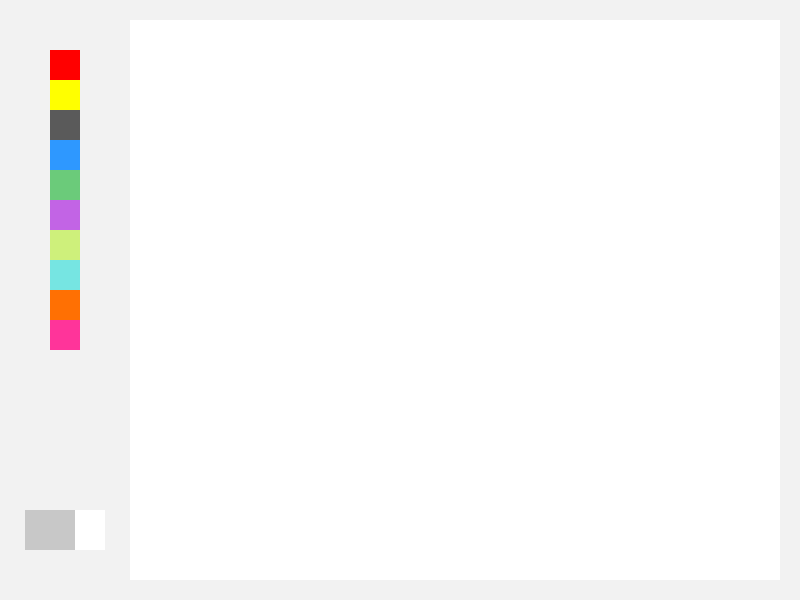
Frame 1 (no input)
Frame 60 (the mouse pressed at the canvas centre just before this capture): identical to frame 1, image omitted
Frame 120 (the mouse held since frame 60 and released just before this capture): identical to frame 1, image omitted

The Processing sketch that drew this single still picture (run headless with seeded random() and noise(); from frame 60 on, the mouse is pressed at the canvas centre):

// Processing sketch: processing_162601
// ── processing_162601.pde


int xPos = 50; 


int yPos = 50; 


int s = 30; 


  


  


void setup() { 


  noStroke(); 


  size(800, 600); 


  background(242,242,242); 


  fill(255); 


  rect(130, 20, 650, 560); 


  


  fill(255, 0, 0); 


  rect(xPos, yPos, s, s); 


  


  fill(255, 255, 0); 


  rect(xPos, yPos+s, s, s); 


  


  fill(90, 90, 90); 


  rect(xPos, yPos+2*s, s, s); 


  


  fill(46, 152, 255); 


  rect(xPos, yPos+3*s, s, s); 


  


  fill(107, 203, 122); 


  rect(xPos, yPos+4*s, s, s); 


  


  fill(194, 100, 229); 


  rect(xPos, yPos+5*s, s, s); 


  


  fill(206, 240, 123); 


  rect(xPos, yPos+6*s, s, s); 


  


  fill(118, 229, 226); 


  rect(xPos, yPos+7*s, s, s); 


    


    fill(255,112,3); 


  rect(xPos, yPos+8*s, s, s); 


    


      fill(255,52,154); 


  rect(xPos, yPos+9*s, s, s); 


    


  fill(200,200,200); 


  rect(25,510,50,40); 


  fill(255,255,255); 


  rect(75,510,30,40); 


} 


  


void draw() { 


  


  if (mousePressed) { 


    if (mouseX > 220 && mouseX < 780 && mouseY > 20 && mouseY < 580) { 


      line (pmouseX, pmouseY, mouseX, mouseY); 


    } 


    if (mouseX > xPos && mouseX < xPos+s && mouseY > yPos && mouseY < yPos+s) { 


      stroke(255, 0, 0); 


      strokeWeight(5); 


    } 


    if (mouseX > xPos && mouseX < xPos+s && mouseY > yPos+s && mouseY < yPos+s+s) { 


      stroke(255, 255, 0); 


      strokeWeight(5); 


    } 


    if (mouseX > xPos && mouseX < xPos+s && mouseY > yPos+s+s && mouseY < yPos+s+s+s) { 


      stroke(90, 90, 90); 


      strokeWeight(5); 


    } 


    if (mouseX > xPos && mouseX < xPos+s && mouseY > yPos+s+s+s && mouseY < yPos+s+s+s+s) { 


      stroke(46, 152, 255); 


      strokeWeight(5); 


    } 


    if (mouseX > xPos && mouseX < xPos+s && mouseY > yPos+4*s && mouseY < yPos+5*s) { 


      stroke(107, 203, 122); 


      strokeWeight(5); 


    } 


    if (mouseX > xPos && mouseX < xPos+s && mouseY > yPos+5*s && mouseY < yPos+6*s) { 


      stroke(194, 100, 229); 


      strokeWeight(5); 


    } 


    if (mouseX > xPos && mouseX < xPos+s && mouseY > yPos+6*s && mouseY < yPos+7*s) { 


      stroke(206, 240, 123); 


      strokeWeight(5); 


    } 


    if (mouseX > xPos && mouseX < xPos+s && mouseY > yPos+7*s && mouseY < yPos+8*s) { 


      stroke(118, 229, 226); 


      strokeWeight(5); 


    } 


        if (mouseX > xPos && mouseX < xPos+s && mouseY > yPos+8*s && mouseY < yPos+9*s) { 


      stroke(255,112,3); 


      strokeWeight(5); 


    } 


            if (mouseX > xPos && mouseX < xPos+s && mouseY > yPos+9*s && mouseY < yPos+10*s) { 


      stroke(255,52,154); 


      strokeWeight(5); 


    } 


                if (mouseX > 25 && mouseX < 105 && mouseY > 510 && mouseY < 550) { 


      stroke(255,255,255); 


      strokeWeight(10); 


    } 


  } 


} 
